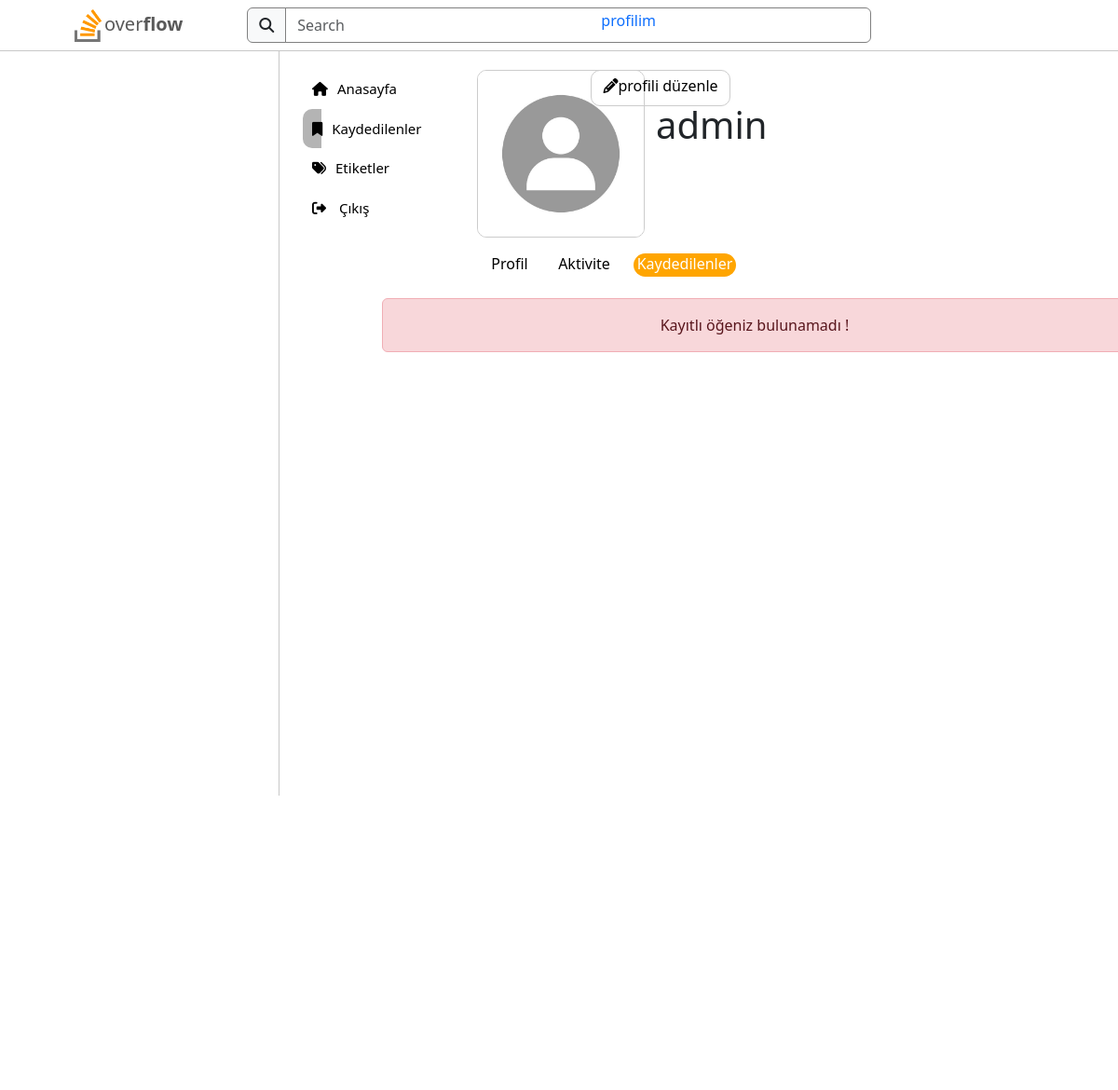
/account/saved/ (signed in), run on the app's committed database.
### account/models.py (models this page shows, shortened)
class UserProfile(models.Model):
    user = models.OneToOneField(User, on_delete=models.CASCADE)
    profile_picture = models.ImageField(upload_to='profile_pics/', default='profile_pics/user-default.png', null=True, blank=True)
    about = RichTextField(null=True, blank=True)
    user_questions = models.ManyToManyField(question, related_name='asked_by', blank=True)
    user_answers = models.ManyToManyField(answer, related_name='answered_by', blank=True)
    user_tags = models.ManyToManyField(Tags, related_name='used_by', blank=True)

### account/views.py (the view)
# urls.py: path('saved/', views.saved_page, name='saved_page'),
def saved_page(request):
    user_profile = UserProfile.objects.get(user=request.user)
    mySaved = saved.objects.filter(user=request.user.id).select_related('que')
    mySaved_answer_count = mySaved.annotate(answer_count=Count('que__answer'))
    data = {
        'user_profile': user_profile,
        'mySaved': mySaved_answer_count,
        'saved_count': mySaved.count(),
    }
    return render(request, 'pages/profile_saved.html', data)

### templates/pages/profile_saved.html (shortened to what this page needs)
{% extends 'base.html' %}
{% block context %}
<div class="container">
    <div style="display: flex;">
        <a href="{% url 'profile_page' %}"><img class="img" src="{{ user_profile.profile_picture.url }}" alt="{{ user_profile.user.username }} profile photo"></a>
        <h1 style="position: absolute; top: 110px; left: 44rem; font-weight: 400;">{{  user_profile.user.username }}</h1>
    </div>
    {% if user == request.user %}
    <a class="profile_edit_button" href="{% url 'edit_profile' %}"><i class="fa-solid fa-pencil"></i>profili düzenle</a>
    {% endif %}
    <a class="profile_button" href="{% url 'profile_page' %}">Profil</a>
    <a class="activity_button" href="{% url 'activity' %}">Aktivite</a>
    <a class="saved_button" {% if request.resolver_match.url_name == "saved_page" %} style="background: orange; color: white;" {% endif %} href="{% url 'saved_page' %}">Kaydedilenler</a>
        {% if mySaved|length == 0 %}
            <div class="alert alert-danger" style="position: relative; top: 20rem; left: 23rem; width: 50rem; text-align: center;">Kayıtlı öğeniz bulunamadı !</div>
        {% endif %}
    </div>
{% endblock %}

### static/nav.css (style rules this page uses)
* { margin: 0; padding: 0; box-sizing: border-box; list-style-type: none; }

### templates/pages/profile_saved.html (style rules this page uses)
.img { position: absolute; top: 75px; border: 1px solid #ccc; border-radius: 10px; left: 32rem; width: 180px; height: 180px; }
.profile_edit_button { border: 1px solid #ccc; position: absolute; text-align: center; line-height: 33px; text-decoration: none; color: black; border-radius: 10px; position: absolute; top: 75px; right: 26rem; width: 150px; height: 39px }
.profile_button { border-radius: 15px; text-align: center; line-height: 22px; text-decoration: none; color: black; position: absolute; top: 17rem; left: 32rem; width: 70px; height: 25px; transition: .3s ease; }
.activity_button { border-radius: 15px; line-height: 22px; text-decoration: none; color: black; position: absolute; text-align: center; top: 17rem; left: 37rem; width: 70px; height: 25px; transition: .3s ease; }
.saved_button { border-radius: 15px; line-height: 22px; text-decoration: none; color: black; position: absolute; text-align: center; top: 17rem; left: 42.5rem; width: 110px; height: 25px; transition: .3s ease; }

### data on the page
UserProfile: profile_picture (picture), user.username "admin"
